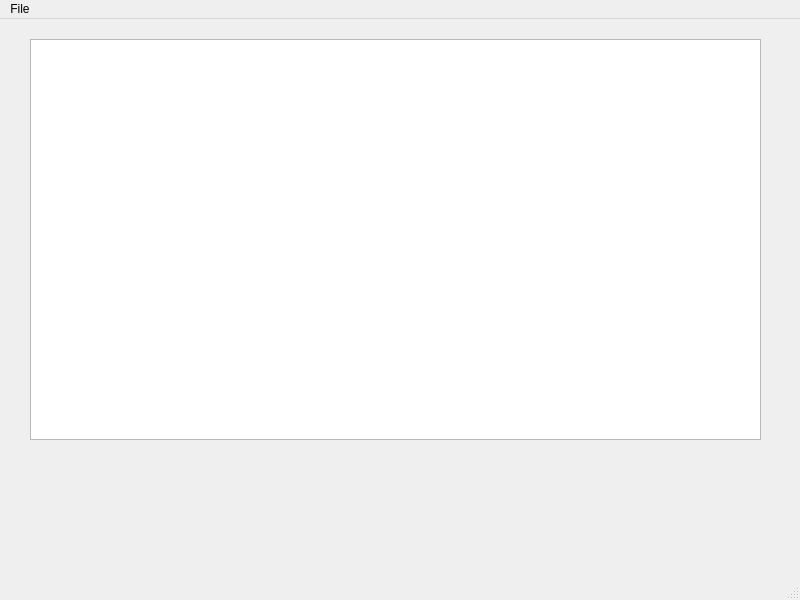
<?xml version="1.0" encoding="UTF-8"?>
<ui version="4.0">
 <class>MainWindow</class>
 <widget class="QMainWindow" name="MainWindow">
  <property name="geometry">
   <rect>
    <x>0</x>
    <y>0</y>
    <width>800</width>
    <height>600</height>
   </rect>
  </property>
  <property name="windowTitle">
   <string>MainWindow</string>
  </property>
  <widget class="QWidget" name="centralwidget">
   <widget class="QListWidget" name="listWidget">
    <property name="geometry">
     <rect>
      <x>30</x>
      <y>20</y>
      <width>731</width>
      <height>401</height>
     </rect>
    </property>
   </widget>
  </widget>
  <widget class="QMenuBar" name="menubar">
   <property name="geometry">
    <rect>
     <x>0</x>
     <y>0</y>
     <width>800</width>
     <height>25</height>
    </rect>
   </property>
   <widget class="QMenu" name="menuFile">
    <property name="title">
     <string>File</string>
    </property>
    <addaction name="actionReturn"/>
    <addaction name="actionQuit"/>
   </widget>
   <addaction name="menuFile"/>
  </widget>
  <widget class="QStatusBar" name="statusbar"/>
  <action name="actionReturn">
   <property name="text">
    <string>Return</string>
   </property>
  </action>
  <action name="actionQuit">
   <property name="text">
    <string>Quit</string>
   </property>
  </action>
 </widget>
 <resources/>
 <connections/>
</ui>
